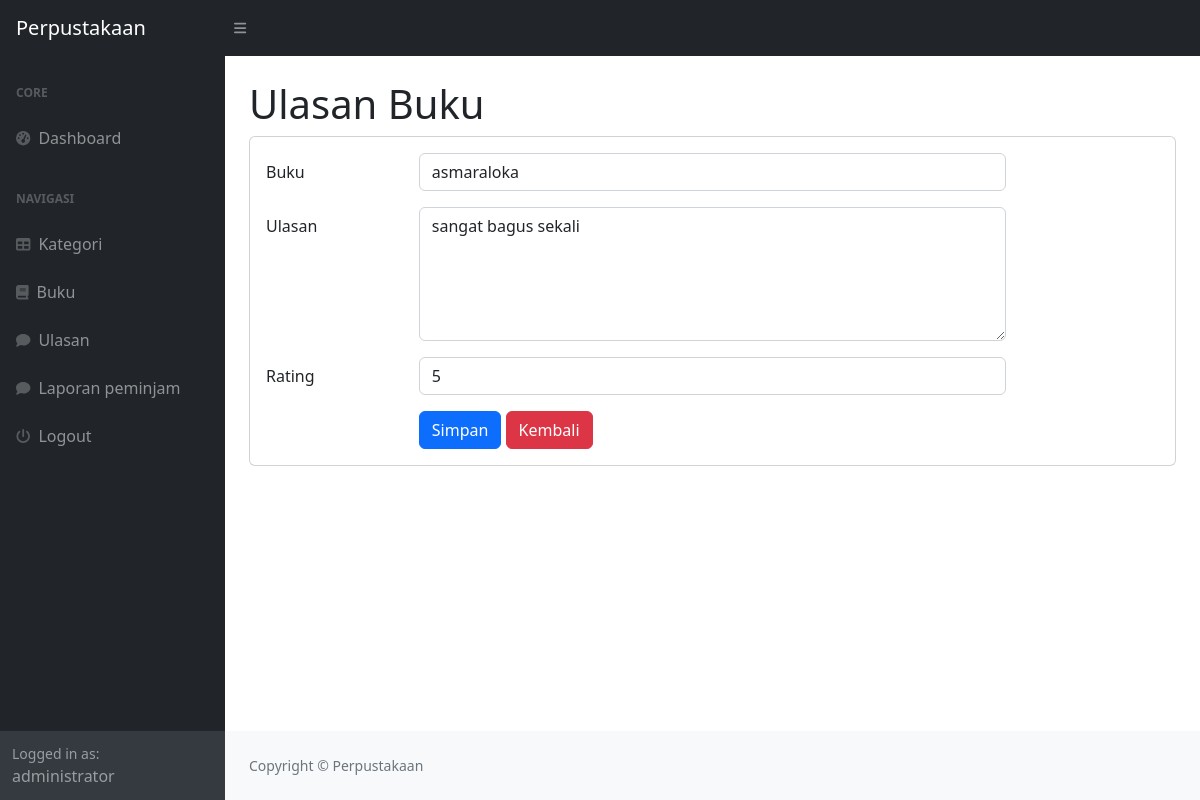
The page /index.php?page=ulasan_ubah&id=1 (signed in) on the database its author committed.
### tables this page shows
CREATE TABLE `ulasan` (
  `id_ulasan` int(11) NOT NULL,
  `id_user` int(11) DEFAULT NULL,
  `id_buku` int(11) DEFAULT NULL,
  `ulasan` text DEFAULT NULL,
  `rating` int(11) DEFAULT NULL
);

CREATE TABLE `buku` (
  `id_buku` int(11) NOT NULL,
  `id_kategori` int(11) DEFAULT NULL,
  `judul` varchar(255) DEFAULT NULL,
  `penulis` varchar(255) DEFAULT NULL,
  `penerbit` varchar(255) DEFAULT NULL,
  `tahun_terbit` varchar(255) DEFAULT NULL,
  `deskripsi` text DEFAULT NULL
);

### ulasan_ubah.php (the view, shortened to what this page needs)
<?php
$id = $_GET['id'];
$query = "SELECT * FROM ulasan WHERE id_ulasan = $id";
$result = mysqli_query($koneksi, $query);
$data = mysqli_fetch_array($result);
?>
<h1 class="mt-4">Ulasan Buku</h1>
<div class="card">
    <div class="card-body">
        <div class="row">
            <div class="col-md-12">
                <form method="post">
                    <div class="row mb-3">
                        <label for="ulasan" class="col-md-2 col-form-label">Buku</label>
                        <div class="col-md-8">
                            <select name="id_buku" class="form-control">
                                <?php
                                $buk = mysqli_query($koneksi, "SELECT * FROM buku");
                                while ($buku = mysqli_fetch_array($buk)) {
                                    ?>
                                    <option <?php if ($data['id_buku'] == $buku['id_buku']) echo 'selected'; ?> value="<?php echo $buku['id_buku']; ?>"><?php echo $buku['judul']; ?></option>
                                    <?php
                                }
                                ?>
                            </select>
                        </div>
                    </div>
                    <div class="row mb-3">
                        <label for="kategori" class="col-md-2 col-form-label">Ulasan</label>
                        <div class="col-md-8">
                            <textarea name="ulasan" rows="5" class="form-control"><?php echo $data['ulasan']; ?></textarea>
                        </div>
                    </div>
                    <div class="row mb-3">
                        <label for="kategori" class="col-md-2 col-form-label">Rating</label>
                        <div class="col-md-8">
                            <select name="rating" class="form-control">
                                <?php
                                for ($i = 1; $i <= 5; $i++) {
                                    ?>
                                    <option <?php if ($data['rating'] == $i) echo 'selected'; ?> value="<?php echo $i; ?>"><?php echo $i; ?></option>
                                    <?php
                                }
                                ?>
                            </select>
                        </div>
                    </div>
                    <div class="row">
                        <div class="col-md-2"></div>
                        <div class="col-md-8">
                            <button type="submit" class="btn btn-primary" name="submit">Simpan</button>
                            <a href="?page=ulasan" class="btn btn-danger">Kembali</a>
                        </div>
                    </div>
                </form>
            </div>
        </div>
    </div>
</div>

### rows shown on the page
ulasan: id_buku "asmaraloka", ulasan "sangat bagus sekali", rating "5"

### other values the page prints
$_SESSION['user']['nama'] "administrator"
